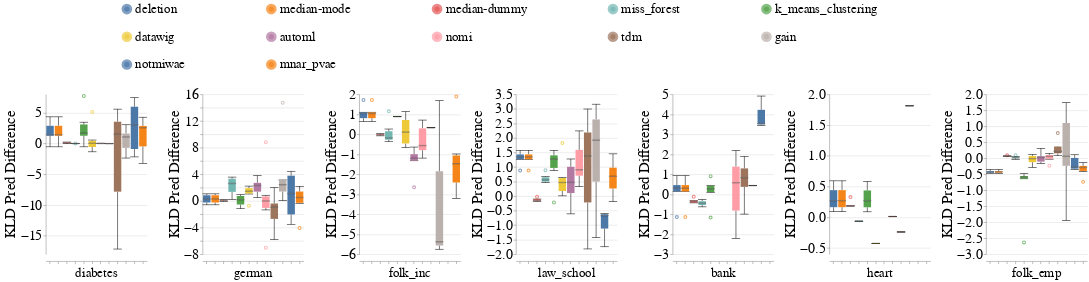

Notebook code for this chart:
### Code cell
create_box_plots_for_diff_imputers_and_datasets_for_mixed_exp(train_injection_scenario='MCAR3',
                                                              test_injection_scenario='MCAR3',
                                                              metric_name='kl_divergence_pred',
                                                              dataset_to_column_name=DATASET_TO_COLUMN_NAME,
                                                              dataset_to_group=DATASETS_SENSITIVE_ATTRS,
                                                              db_client=db_client,
                                                              without_dummy=False)

### Figure 1 — Vega-Lite specification as saved in the notebook (floating-point values rounded to 4 significant figures; data arrays with more than 128 entries replaced by an {"elided": "..."} marker saying what was removed)
{"config": {"view": {"continuousWidth": 400, "continuousHeight": 300, "stroke": null}, "axis": {"labelFontSize": 26, "labelFontWeight": "normal", "titleFontSize": 28, "titleFontWeight": "normal"}, "facet": {"spacing": 15}, "header": {"labelFontSize": 24, "labelOrient": "bottom", "labelPadding": 5, "titleFontSize": 28}, "legend": {"columns": 5, "direction": "horizontal", "labelFontSize": 24, "labelLimit": 400, "orient": "top", "symbolOffset": 140, "symbolStrokeWidth": 10, "titleAnchor": "middle", "titleFontSize": 26, "titleLimit": 300}, "title": {"fontSize": 28}}, "data": {"name": "data-e0862ce4c2a6583e365f62723501ef4d"}, "mark": {"type": "boxplot", "median": {"stroke": "black", "strokeWidth": 0.7}, "ticks": true}, "encoding": {"color": {"field": "Null_Imputer_Name", "sort": ["deletion", "median-mode", "median-dummy", "miss_forest", "k_means_clustering", "datawig", "automl", "nomi", "tdm", "gain", "notmiwae"], "title": null, "type": "nominal"}, "column": {"field": "Extended_Dataset_Name", "sort": {"field": "Dataset_Sequence_Number", "order": "ascending"}, "title": null, "type": "nominal"}, "x": {"axis": {"labels": false}, "field": "Null_Imputer_Name", "sort": ["deletion", "median-mode", "median-dummy", "miss_forest", "k_means_clustering", "datawig", "automl", "nomi", "tdm", "gain", "notmiwae"], "title": null, "type": "nominal"}, "y": {"field": "Kl_Divergence_Pred_Difference", "scale": {"zero": true}, "title": "KLD Pred Difference", "type": "quantitative"}}, "resolve": {"scale": {"y": "independent"}}, "width": 190, "$schema": "https://vega.github.io/schema/vega-lite/v4.17.0.json", "datasets": {"data-e0862ce4c2a6583e365f62723501ef4d": {"elided": "504 records"}}}
